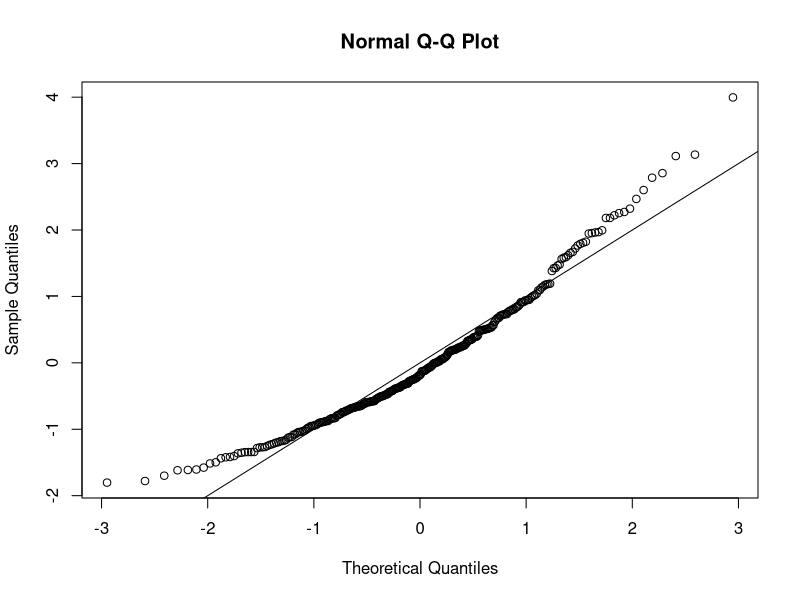
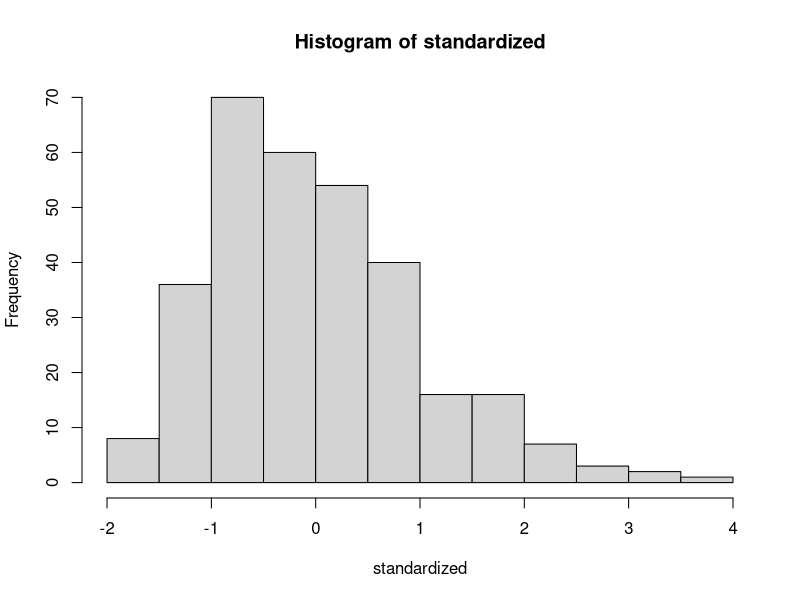
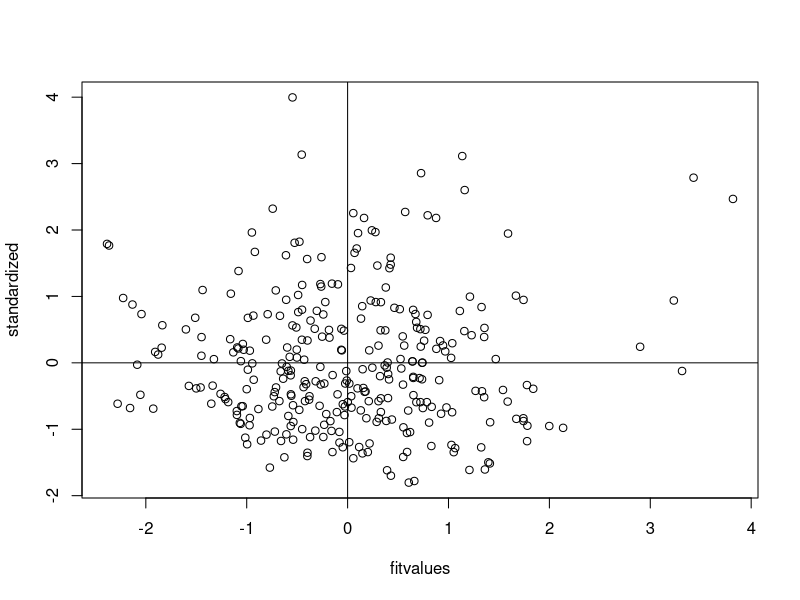

Here is the R script that generated these plots, in order: (Note: this script raises an error after producing the figures.)
setwd("G:/GA/Scales")
master = read.csv("Meaning_Scales_MeaningfulLifeMeasure_RR_RN_Paper.csv")
summary(master)

##reverse coding for 5, 9, 19
library(car)
master$Q16_2 = recode(master$Q16_2, "1='7'; 2='6'; 3='5'; 4='4'; 5='3'; 6='2'; 7 = '1'")
master$Q16_6 = recode(master$Q16_6, "1='7'; 2='6'; 3='5'; 4='4'; 5='3'; 6='2'; 7 = '1'")
master$Q19_1 = recode(master$Q19_1, "1='7'; 2='6'; 3='5'; 4='4'; 5='3'; 6='2'; 7 = '1'")
master$Q19_2 = recode(master$Q19_2, "1='7'; 2='6'; 3='5'; 4='4'; 5='3'; 6='2'; 7 = '1'")
master$Q19_3 = recode(master$Q19_3, "1='7'; 2='6'; 3='5'; 4='4'; 5='3'; 6='2'; 7 = '1'")
master$Q19_4 = recode(master$Q19_4, "1='7'; 2='6'; 3='5'; 4='4'; 5='3'; 6='2'; 7 = '1'")
master$Q19_5 = recode(master$Q19_5, "1='7'; 2='6'; 3='5'; 4='4'; 5='3'; 6='2'; 7 = '1'")
master$Q19_6 = recode(master$Q19_6, "1='7'; 2='6'; 3='5'; 4='4'; 5='3'; 6='2'; 7 = '1'")

##Missing Data##
library(mice)
percentmiss = function(x){ sum(is.na(x))/length(x) *100 }

##Going by rows ONLY
notypos = master
missing = apply(notypos[ , 3:25], 1, percentmiss) 
table(missing)

##replace only the data that you should
replacepeople = notypos[ missing <= 5 , ]  
dontpeople = notypos[ missing > 5 , ]

##figure out the columns to exclude (survey data)
apply(replacepeople, 2, percentmiss)
replacecolumn = replacepeople[ , -c(1,2,25)]
dontcolumn = replacepeople[ , c(1,2,25)]

##let's mice it!
tempnomiss = mice(replacecolumn)
nomiss = complete(tempnomiss, 1)
summary(nomiss)

##put everything back together
filledin_none = cbind(dontcolumn, nomiss)
summary(filledin_none)

##Outliers##
mahal = mahalanobis(filledin_none[ , -c(1:3)], 
                    colMeans(filledin_none[ , -c(1:3)], na.rm = TRUE),
                    cov(filledin_none[ , -c(1:3)], use="pairwise.complete.obs"))

cutoff = qchisq(.999,ncol(filledin_none[ , -c(1:3)])) 
summary(mahal < cutoff)
noout = filledin_none[ mahal < cutoff, ]

##additivity: correlations
correlations = cor(noout[,-c(1:3)], use="pairwise.complete.obs")
symnum(correlations)

##make the random stuff
random = rchisq(nrow(noout), 7)
##be sure here not to include the ID columns!
fake = lm(random~., data=noout[ , -c(1:3)])

##get the linearity plot
##create the standardized residuals
standardized = rstudent(fake)
qqnorm(standardized)
abline(0,1)

##multivariate normality
hist(standardized, breaks=15)

##homogeneity and homoscedaticity
fitvalues = scale(fake$fitted.values)
plot(fitvalues, standardized) 
abline(0,0)
abline(v = 0)

##scoring
##make sure 5, 9, 19 are reverse coded (this should be up top)
##exciting life = 1-5
##accomplished life = 6-10 
##principled life = 11-15 
##purposeful life = 16-19 
##valued life = 20-23

names(noout)
Exciting = rowSums(filledin_none[ , c(4:7)])
Accomplished = rowSums(filledin_none[ , c(8:12)])
Principled = rowSums(filledin_none[ , c(13:17)])
Purposeful = rowSums(filledin_none[ , c(18:21)])
Valued = rowSums(filledin_none[ , c(22:25)])

##subsetting data
#Zero = notrandom, One = random, Two = paper
nooutnop = subset(noout, Source < 2)
nomissnop = subset(filledin_none, Source < 2)

notrandom = subset(nomissnop, Source == 0)
random = subset(nomissnop, Source == 1)

library(lavaan)
##data sets
overallmodel = '
Exciting =~ Q13 + Q14 + Q15 + Q16_1 + Q16_2  
Accomplished =~ Q16_3 + Q16_4 + Q16_5 + Q16_6 + Q16_7
Principled =~ Q16_8 + Q16_9 + Q16_10 + Q16_11 + Q16_12
Purposeful =~ Q17 + Q18 + Q19_1 + Q19_2  
Valued =~ Q19_3 + Q19_4 + Q19_5 + Q19_6
'

overall.fit = cfa(model = overallmodel, 
                  data=nomissnop, 
                  meanstructure = TRUE)

summary(overall.fit, 
        standardized=TRUE, 
        rsquare=TRUE, 
        fit.measure = TRUE)

##random
overall.fit.r = cfa(overallmodel, 
                    data=random, 
                    meanstructure = TRUE)

summary(overall.fit.r, 
        standardized=TRUE, 
        rsquare=TRUE, 
        fit.measure = TRUE)

##notrandom
overall.fit.nr = cfa(overallmodel, 
                     data=notrandom, 
                     meanstructure = TRUE)

summary(overall.fit.nr, 
        standardized=TRUE,
        rsquare=TRUE, 
        fit.measure = TRUE)
####Multigroup Testing####
library(semTools)
options(scipen = 999)
multisteps = measurementInvariance(overallmodel, 
                                   data = nomissnop, 
                                   group = "Source",
                                   strict = T)

fitmeasures(multisteps$fit.configural)
fitmeasures(multisteps$fit.loadings)
fitmeasures(multisteps$fit.intercepts)
fitmeasures(multisteps$fit.residuals)

##Broke down at strict Invariance
partial = partialInvariance(multisteps, 
                            type = "residuals")
redidualsfree = partial$results
multisteps2 = measurementInvariance(overallmodel,  
                                    data = nomissnop, 
                                    group = "Source",
                                    strict = T,
                                    group.partial = c("Q19_4~~Q19_4"))
